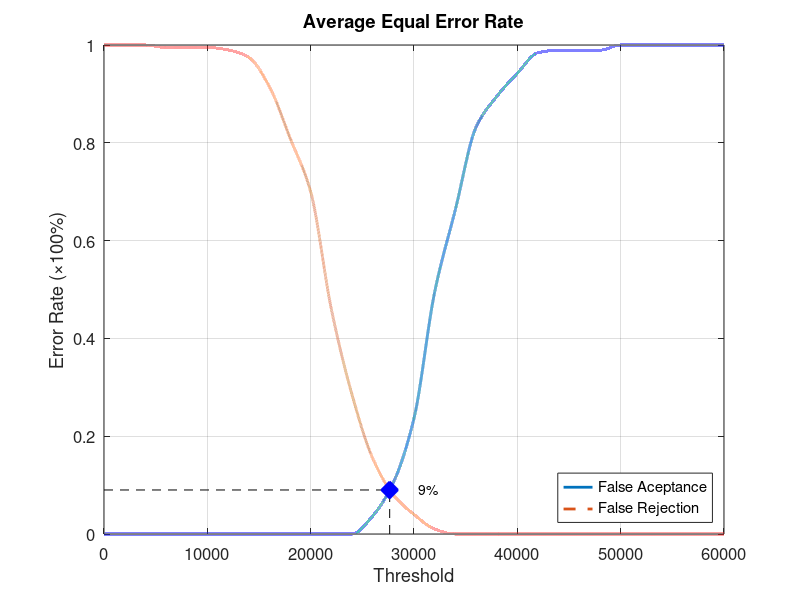
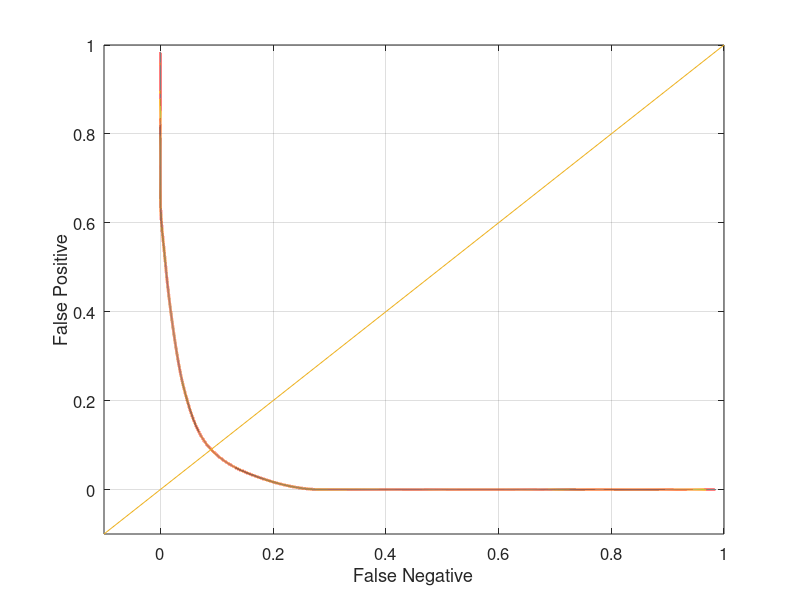

Write the MATLAB code that produced these figures, in order.
function yEER = Database3_3
close all;
clear;
clc;
x = 0:2000:60000;
xq = 0:0.5:60000;

y0 = [0 0 0 0 0 0 0 0 0 0 0 0 0 0.0368421 0.105263 0.236842 0.494737 0.663158 0.831579 0.894737 0.942105 0.984211 0.989474 0.989474 0.989474 1 1 1 1 1 1];
yy0 = interp1(x, y0, xq, 'pchip');
y1 = [1 1 1 0.995 0.995 0.995 0.99 0.975 0.915 0.81 0.7 0.46 0.285 0.155 0.08 0.04 0.01 0 0 0 0 0 0 0 0 0 0 0 0 0 0];
yy1 = interp1(x, y1, xq, 'pchip');

% Calculating EER: 
y2 = abs(y0 - y1);
find(y2 == min(y2))
yy2 = abs(yy0 - yy1);
xEER = find(yy2 == min(yy2));
xEERIndex = xq(xEER) % X-axis EER
yEER = yy0(xEER) % Y-axis EER

main = figure
plot(xq, yy0,'-','LineWidth', 2);	hold on
plot(xq, yy1,'--','LineWidth', 2);	hold on
plot([xEERIndex xEERIndex], [0 yEER], 'k--');	hold on
plot([0 xEERIndex], [yEER yEER], 'k--');	hold on
plot(xEERIndex, yEER, 'bx', 'LineWidth', 10);	hold on
text(xEERIndex + 10 * xEERIndex / 100, yEER, [num2str(round((10000 * yEER)) / 100) '%'])
legend('False Aceptance', 'False Rejection', 'Location', 'SouthEast')
xlabel('Threshold')
ylabel('Error Rate (\times100%)')
title('Average Equal Error Rate')
set(gca, 'FontSize', 12)
axis([0 60000 0 1])
grid on

print(main, 'Database3_3Main', '-dpng');
FNRxFPR = figure('Color', [1 1 1]);
plot(yy1, yy0, '-', yy1, yy0, 'LineWidth', 2);
hold on
y = -0.1:0.1:1
plot(y, y); 
set(gca, 'FontSize', 12)
xlabel('False Negative')
ylabel('False Positive')
axis([-0.1 1 -0.1 1])
set(gca, 'FontSize', 12)
grid on

print(FNRxFPR, 'Database3_3FNRxFPR','-dpng');
end
